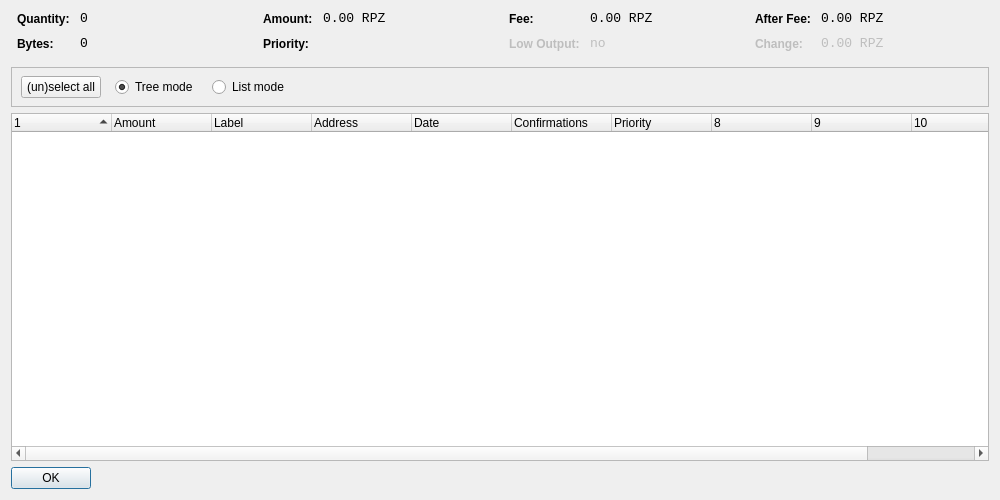
<?xml version="1.0" encoding="UTF-8"?>
<ui version="4.0">
 <class>CoinControlDialog</class>
 <widget class="QDialog" name="CoinControlDialog">
  <property name="geometry">
   <rect>
    <x>0</x>
    <y>0</y>
    <width>1000</width>
    <height>500</height>
   </rect>
  </property>
  <property name="windowTitle">
   <string>Coin Control</string>
  </property>
  <layout class="QVBoxLayout" name="verticalLayout">
   <item>
    <layout class="QHBoxLayout" name="horizontalLayoutTop" stretch="0,0,0,0">
     <property name="topMargin">
      <number>0</number>
     </property>
     <property name="bottomMargin">
      <number>10</number>
     </property>
     <item>
      <layout class="QFormLayout" name="formLayoutCoinControl1">
       <property name="horizontalSpacing">
        <number>10</number>
       </property>
       <property name="verticalSpacing">
        <number>10</number>
       </property>
       <property name="leftMargin">
        <number>6</number>
       </property>
       <property name="rightMargin">
        <number>6</number>
       </property>
       <item row="0" column="0">
        <widget class="QLabel" name="labelCoinControlQuantityText">
         <property name="styleSheet">
          <string notr="true">font-weight:bold;</string>
         </property>
         <property name="text">
          <string>Quantity:</string>
         </property>
        </widget>
       </item>
       <item row="0" column="1">
        <widget class="QLabel" name="labelCoinControlQuantity">
         <property name="font">
          <font>
           <family>Monospace</family>
           <pointsize>10</pointsize>
          </font>
         </property>
         <property name="cursor">
          <cursorShape>IBeamCursor</cursorShape>
         </property>
         <property name="contextMenuPolicy">
          <enum>Qt::ActionsContextMenu</enum>
         </property>
         <property name="text">
          <string>0</string>
         </property>
         <property name="textInteractionFlags">
          <set>Qt::LinksAccessibleByMouse|Qt::TextSelectableByKeyboard|Qt::TextSelectableByMouse</set>
         </property>
        </widget>
       </item>
       <item row="1" column="0">
        <widget class="QLabel" name="labelCoinControlBytesText">
         <property name="styleSheet">
          <string notr="true">font-weight:bold;</string>
         </property>
         <property name="text">
          <string>Bytes:</string>
         </property>
        </widget>
       </item>
       <item row="1" column="1">
        <widget class="QLabel" name="labelCoinControlBytes">
         <property name="font">
          <font>
           <family>Monospace</family>
           <pointsize>10</pointsize>
          </font>
         </property>
         <property name="cursor">
          <cursorShape>IBeamCursor</cursorShape>
         </property>
         <property name="contextMenuPolicy">
          <enum>Qt::ActionsContextMenu</enum>
         </property>
         <property name="text">
          <string>0</string>
         </property>
         <property name="textInteractionFlags">
          <set>Qt::LinksAccessibleByMouse|Qt::TextSelectableByKeyboard|Qt::TextSelectableByMouse</set>
         </property>
        </widget>
       </item>
      </layout>
     </item>
     <item>
      <layout class="QFormLayout" name="formLayoutCoinControl2">
       <property name="horizontalSpacing">
        <number>10</number>
       </property>
       <property name="verticalSpacing">
        <number>10</number>
       </property>
       <property name="leftMargin">
        <number>6</number>
       </property>
       <property name="rightMargin">
        <number>6</number>
       </property>
       <item row="0" column="0">
        <widget class="QLabel" name="labelCoinControlAmountText">
         <property name="styleSheet">
          <string notr="true">font-weight:bold;</string>
         </property>
         <property name="text">
          <string>Amount:</string>
         </property>
        </widget>
       </item>
       <item row="0" column="1">
        <widget class="QLabel" name="labelCoinControlAmount">
         <property name="font">
          <font>
           <family>Monospace</family>
           <pointsize>10</pointsize>
          </font>
         </property>
         <property name="cursor">
          <cursorShape>IBeamCursor</cursorShape>
         </property>
         <property name="contextMenuPolicy">
          <enum>Qt::ActionsContextMenu</enum>
         </property>
         <property name="text">
          <string>0.00 RPZ</string>
         </property>
         <property name="textInteractionFlags">
          <set>Qt::LinksAccessibleByMouse|Qt::TextSelectableByKeyboard|Qt::TextSelectableByMouse</set>
         </property>
        </widget>
       </item>
       <item row="1" column="0">
        <widget class="QLabel" name="labelCoinControlPriorityText">
         <property name="styleSheet">
          <string notr="true">font-weight:bold;</string>
         </property>
         <property name="text">
          <string>Priority:</string>
         </property>
        </widget>
       </item>
       <item row="1" column="1">
        <widget class="QLabel" name="labelCoinControlPriority">
         <property name="font">
          <font>
           <family>Monospace</family>
           <pointsize>10</pointsize>
          </font>
         </property>
         <property name="cursor">
          <cursorShape>IBeamCursor</cursorShape>
         </property>
         <property name="contextMenuPolicy">
          <enum>Qt::ActionsContextMenu</enum>
         </property>
         <property name="text">
          <string/>
         </property>
         <property name="textInteractionFlags">
          <set>Qt::LinksAccessibleByMouse|Qt::TextSelectableByKeyboard|Qt::TextSelectableByMouse</set>
         </property>
        </widget>
       </item>
      </layout>
     </item>
     <item>
      <layout class="QFormLayout" name="formLayoutCoinControl3">
       <property name="horizontalSpacing">
        <number>10</number>
       </property>
       <property name="verticalSpacing">
        <number>10</number>
       </property>
       <property name="leftMargin">
        <number>6</number>
       </property>
       <property name="rightMargin">
        <number>6</number>
       </property>
       <item row="0" column="0">
        <widget class="QLabel" name="labelCoinControlFeeText">
         <property name="styleSheet">
          <string notr="true">font-weight:bold;</string>
         </property>
         <property name="text">
          <string>Fee:</string>
         </property>
        </widget>
       </item>
       <item row="0" column="1">
        <widget class="QLabel" name="labelCoinControlFee">
         <property name="font">
          <font>
           <family>Monospace</family>
           <pointsize>10</pointsize>
          </font>
         </property>
         <property name="cursor">
          <cursorShape>IBeamCursor</cursorShape>
         </property>
         <property name="contextMenuPolicy">
          <enum>Qt::ActionsContextMenu</enum>
         </property>
         <property name="text">
          <string>0.00 RPZ</string>
         </property>
         <property name="textInteractionFlags">
          <set>Qt::LinksAccessibleByMouse|Qt::TextSelectableByKeyboard|Qt::TextSelectableByMouse</set>
         </property>
        </widget>
       </item>
       <item row="1" column="0">
        <widget class="QLabel" name="labelCoinControlLowOutputText">
         <property name="enabled">
          <bool>false</bool>
         </property>
         <property name="styleSheet">
          <string notr="true">font-weight:bold;</string>
         </property>
         <property name="text">
          <string>Low Output:</string>
         </property>
        </widget>
       </item>
       <item row="1" column="1">
        <widget class="QLabel" name="labelCoinControlLowOutput">
         <property name="enabled">
          <bool>false</bool>
         </property>
         <property name="font">
          <font>
           <family>Monospace</family>
           <pointsize>10</pointsize>
          </font>
         </property>
         <property name="cursor">
          <cursorShape>IBeamCursor</cursorShape>
         </property>
         <property name="contextMenuPolicy">
          <enum>Qt::ActionsContextMenu</enum>
         </property>
         <property name="text">
          <string>no</string>
         </property>
         <property name="textInteractionFlags">
          <set>Qt::LinksAccessibleByMouse|Qt::TextSelectableByKeyboard|Qt::TextSelectableByMouse</set>
         </property>
        </widget>
       </item>
      </layout>
     </item>
     <item>
      <layout class="QFormLayout" name="formLayoutCoinControl4">
       <property name="horizontalSpacing">
        <number>10</number>
       </property>
       <property name="verticalSpacing">
        <number>10</number>
       </property>
       <property name="leftMargin">
        <number>6</number>
       </property>
       <property name="rightMargin">
        <number>6</number>
       </property>
       <item row="0" column="0">
        <widget class="QLabel" name="labelCoinControlAfterFeeText">
         <property name="styleSheet">
          <string notr="true">font-weight:bold;</string>
         </property>
         <property name="text">
          <string>After Fee:</string>
         </property>
        </widget>
       </item>
       <item row="0" column="1">
        <widget class="QLabel" name="labelCoinControlAfterFee">
         <property name="font">
          <font>
           <family>Monospace</family>
           <pointsize>10</pointsize>
          </font>
         </property>
         <property name="cursor">
          <cursorShape>IBeamCursor</cursorShape>
         </property>
         <property name="contextMenuPolicy">
          <enum>Qt::ActionsContextMenu</enum>
         </property>
         <property name="text">
          <string>0.00 RPZ</string>
         </property>
         <property name="textInteractionFlags">
          <set>Qt::LinksAccessibleByMouse|Qt::TextSelectableByKeyboard|Qt::TextSelectableByMouse</set>
         </property>
        </widget>
       </item>
       <item row="1" column="0">
        <widget class="QLabel" name="labelCoinControlChangeText">
         <property name="enabled">
          <bool>false</bool>
         </property>
         <property name="styleSheet">
          <string notr="true">font-weight:bold;</string>
         </property>
         <property name="text">
          <string>Change:</string>
         </property>
        </widget>
       </item>
       <item row="1" column="1">
        <widget class="QLabel" name="labelCoinControlChange">
         <property name="enabled">
          <bool>false</bool>
         </property>
         <property name="font">
          <font>
           <family>Monospace</family>
           <pointsize>10</pointsize>
          </font>
         </property>
         <property name="cursor">
          <cursorShape>IBeamCursor</cursorShape>
         </property>
         <property name="contextMenuPolicy">
          <enum>Qt::ActionsContextMenu</enum>
         </property>
         <property name="text">
          <string>0.00 RPZ</string>
         </property>
         <property name="textInteractionFlags">
          <set>Qt::LinksAccessibleByMouse|Qt::TextSelectableByKeyboard|Qt::TextSelectableByMouse</set>
         </property>
        </widget>
       </item>
      </layout>
     </item>
    </layout>
   </item>
   <item>
    <widget class="QFrame" name="frame">
     <property name="minimumSize">
      <size>
       <width>0</width>
       <height>40</height>
      </size>
     </property>
     <property name="frameShape">
      <enum>QFrame::StyledPanel</enum>
     </property>
     <property name="frameShadow">
      <enum>QFrame::Sunken</enum>
     </property>
     <widget class="QWidget" name="horizontalLayoutWidget">
      <property name="geometry">
       <rect>
        <x>10</x>
        <y>0</y>
        <width>781</width>
        <height>41</height>
       </rect>
      </property>
      <layout class="QHBoxLayout" name="horizontalLayoutPanel" stretch="0,0,0,0,0">
       <property name="spacing">
        <number>14</number>
       </property>
       <item>
        <widget class="QPushButton" name="pushButtonSelectAll">
         <property name="sizePolicy">
          <sizepolicy hsizetype="Maximum" vsizetype="Fixed">
           <horstretch>0</horstretch>
           <verstretch>0</verstretch>
          </sizepolicy>
         </property>
         <property name="text">
          <string>(un)select all</string>
         </property>
        </widget>
       </item>
       <item>
        <widget class="QRadioButton" name="radioTreeMode">
         <property name="sizePolicy">
          <sizepolicy hsizetype="Maximum" vsizetype="Fixed">
           <horstretch>0</horstretch>
           <verstretch>0</verstretch>
          </sizepolicy>
         </property>
         <property name="text">
          <string>Tree mode</string>
         </property>
         <property name="checked">
          <bool>true</bool>
         </property>
        </widget>
       </item>
       <item>
        <widget class="QRadioButton" name="radioListMode">
         <property name="sizePolicy">
          <sizepolicy hsizetype="Maximum" vsizetype="Fixed">
           <horstretch>0</horstretch>
           <verstretch>0</verstretch>
          </sizepolicy>
         </property>
         <property name="text">
          <string>List mode</string>
         </property>
        </widget>
       </item>
       <item>
        <spacer name="horizontalSpacer">
         <property name="orientation">
          <enum>Qt::Horizontal</enum>
         </property>
         <property name="sizeHint" stdset="0">
          <size>
           <width>40</width>
           <height>20</height>
          </size>
         </property>
        </spacer>
       </item>
      </layout>
     </widget>
    </widget>
   </item>
   <item>
    <widget class="CoinControlTreeWidget" name="treeWidget">
     <property name="contextMenuPolicy">
      <enum>Qt::CustomContextMenu</enum>
     </property>
     <property name="sortingEnabled">
      <bool>false</bool>
     </property>
     <property name="columnCount">
      <number>11</number>
     </property>
     <attribute name="headerShowSortIndicator" stdset="0">
      <bool>true</bool>
     </attribute>
     <attribute name="headerStretchLastSection">
      <bool>false</bool>
     </attribute>
     <column>
      <property name="text">
       <string/>
      </property>
     </column>
     <column>
      <property name="text">
       <string>Amount</string>
      </property>
     </column>
     <column>
      <property name="text">
       <string>Label</string>
      </property>
     </column>
     <column>
      <property name="text">
       <string>Address</string>
      </property>
     </column>
     <column>
      <property name="text">
       <string>Date</string>
      </property>
     </column>
     <column>
      <property name="text">
       <string>Confirmations</string>
      </property>
      <property name="toolTip">
       <string>Confirmed</string>
      </property>
     </column>
     <column>
      <property name="text">
       <string>Priority</string>
      </property>
     </column>
     <column>
      <property name="text">
       <string/>
      </property>
     </column>
     <column>
      <property name="text">
       <string/>
      </property>
     </column>
     <column>
      <property name="text">
       <string/>
      </property>
     </column>
     <column>
      <property name="text">
       <string/>
      </property>
     </column>
    </widget>
   </item>
   <item>
    <widget class="QDialogButtonBox" name="buttonBox">
     <property name="sizePolicy">
      <sizepolicy hsizetype="Maximum" vsizetype="Fixed">
       <horstretch>0</horstretch>
       <verstretch>0</verstretch>
      </sizepolicy>
     </property>
     <property name="orientation">
      <enum>Qt::Horizontal</enum>
     </property>
     <property name="standardButtons">
      <set>QDialogButtonBox::Ok</set>
     </property>
    </widget>
   </item>
  </layout>
 </widget>
 <customwidgets>
  <customwidget>
   <class>CoinControlTreeWidget</class>
   <extends>QTreeWidget</extends>
   <header>coincontroltreewidget.h</header>
  </customwidget>
 </customwidgets>
 <resources/>
 <connections/>
</ui>
